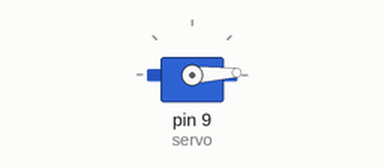
This sketch was run on a simulated Arduino Uno, built with avr-gcc and run on an emulated ATmega328P. On the bench: servo.

Above: at 0.05 s.
At 0.9 s:
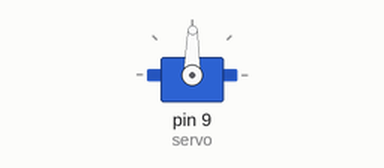
At 1.75 s:
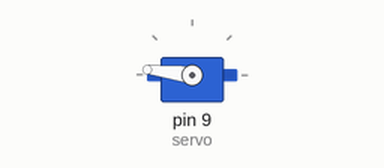
At 3.45 s:
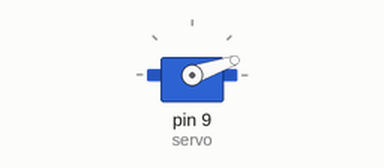
Timing chart, 0 to 8.3 s (numbered marks = the images above):
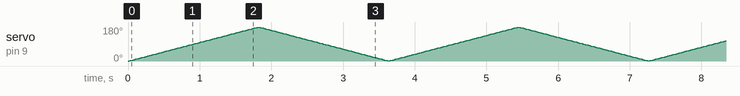

The sketch:

servo_motor.ino
```cpp
#include <servo.h>
Servo servo;

void setup() {
  servo.attach(9);


}

void loop() {
  int p;
  for (p==0; p<180; p++) {
    servo.write(p);
    delay(10);
  }
  for (p=180; p>0; p--){
    servo.write(p);
    delay(10);
  }
}
```
